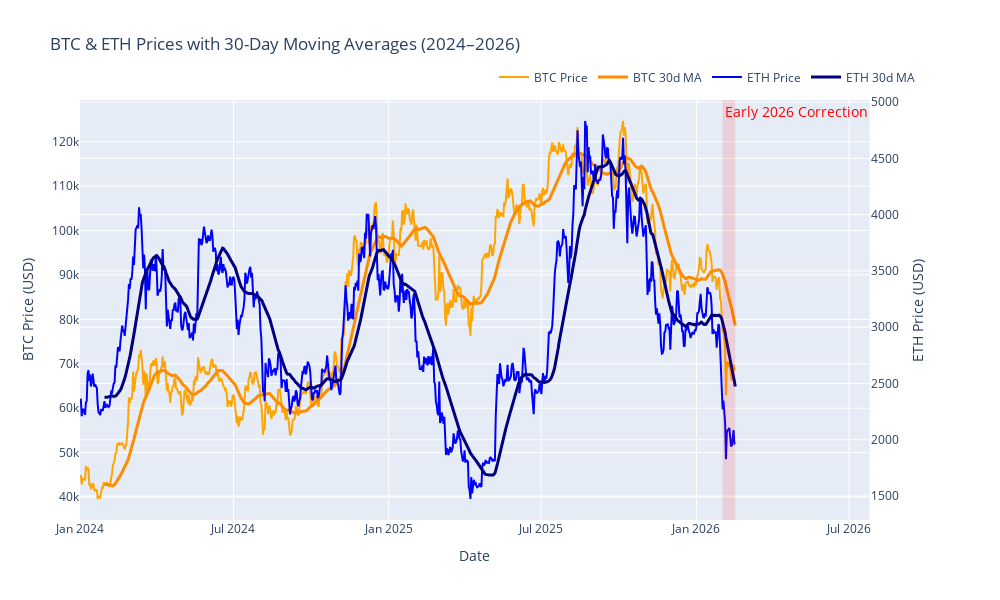

Notebook code cell kept with this figure:
### Markdown cell above
- Chart 1: Dual-Axis Price + 30d MA (Interactive with Correction Highlight)

### Code cell
fig1 = make_subplots(specs=[[{"secondary_y": True}]])

# BTC
fig1.add_trace(go.Scatter(x=df.index, y=df['btc_price_usd'], 
                          name='BTC Price', line=dict(color='orange')), secondary_y=False)
fig1.add_trace(go.Scatter(x=df.index, y=df['btc_price_30d_ma'], 
                          name='BTC 30d MA', line=dict(color='darkorange', width=3)), secondary_y=False)

# ETH (on secondary axis for scale difference)
fig1.add_trace(go.Scatter(x=df.index, y=df['eth_price_usd'], 
                          name='ETH Price', line=dict(color='blue')), secondary_y=True)
fig1.add_trace(go.Scatter(x=df.index, y=df['eth_price_30d_ma'], 
                          name='ETH 30d MA', line=dict(color='navy', width=3)), secondary_y=True)

# Highlight Feb 2026 correction
fig1.add_vrect(x0='2026-02-01', x1='2026-02-16', 
               fillcolor="red", opacity=0.12, line_width=0,
               annotation_text="Early 2026 Correction", 
               annotation_position="top left", annotation_font_size=14, annotation_font_color="red")

fig1.update_layout(
    title='BTC & ETH Prices with 30-Day Moving Averages (2024–2026)',
    xaxis_title='Date',
    yaxis_title='BTC Price (USD)',
    yaxis2_title='ETH Price (USD)',
    hovermode='x unified',
    legend=dict(orientation="h", yanchor="bottom", y=1.02, xanchor="right", x=1),
    height=600, width=1000
)

fig1.show()

# Export for portfolio
fig1.write_html("btc_eth_price_ma_interactive.html")
fig1.write_image("btc_eth_price_ma.png", scale=2)

### Figure 1 — Plotly figure (JSON) as saved in the notebook; plotly's stock layout.template omitted (floating-point values rounded to 4 significant figures; data arrays with more than 128 entries replaced by an {"elided": "..."} marker saying what was removed)
{"data": [{"line": {"color": "orange"}, "name": "BTC Price", "type": "scatter", "x": {"elided": "778 str values"}, "xaxis": "x", "y": {"elided": "778 float values"}, "yaxis": "y"}, {"line": {"color": "darkorange", "width": 3}, "name": "BTC 30d MA", "type": "scatter", "x": {"elided": "778 str values"}, "xaxis": "x", "y": {"elided": "778 float values"}, "yaxis": "y"}, {"line": {"color": "blue"}, "name": "ETH Price", "type": "scatter", "x": {"elided": "778 str values"}, "xaxis": "x", "y": {"elided": "778 float values"}, "yaxis": "y2"}, {"line": {"color": "navy", "width": 3}, "name": "ETH 30d MA", "type": "scatter", "x": {"elided": "778 str values"}, "xaxis": "x", "y": {"elided": "778 float values"}, "yaxis": "y2"}], "layout": {"annotations": [{"font": {"color": "red", "size": 14}, "showarrow": false, "text": "Early 2026 Correction", "x": "2026-02-01", "xanchor": "left", "xref": "x", "y": 1, "yanchor": "top", "yref": "y domain"}], "height": 600, "hovermode": "x unified", "legend": {"orientation": "h", "x": 1, "xanchor": "right", "y": 1.02, "yanchor": "bottom"}, "shapes": [{"fillcolor": "red", "line": {"width": 0}, "opacity": 0.12, "type": "rect", "x0": "2026-02-01", "x1": "2026-02-16", "xref": "x", "y0": 0, "y1": 1, "yref": "y domain"}], "title": {"text": "BTC & ETH Prices with 30-Day Moving Averages (2024–2026)"}, "width": 1000, "xaxis": {"anchor": "y", "autorange": true, "domain": [0, 0.94], "range": ["2024-01-01", "2026-08-09 02:45:15.6497"], "title": {"text": "Date"}, "type": "date"}, "yaxis": {"anchor": "x", "autorange": true, "domain": [0, 1], "range": [34840.0, 129400.0], "title": {"text": "BTC Price (USD)"}, "type": "linear"}, "yaxis2": {"anchor": "x", "autorange": true, "overlaying": "y", "range": [1287.0, 5019.0], "side": "right", "title": {"text": "ETH Price (USD)"}, "type": "linear"}}}
